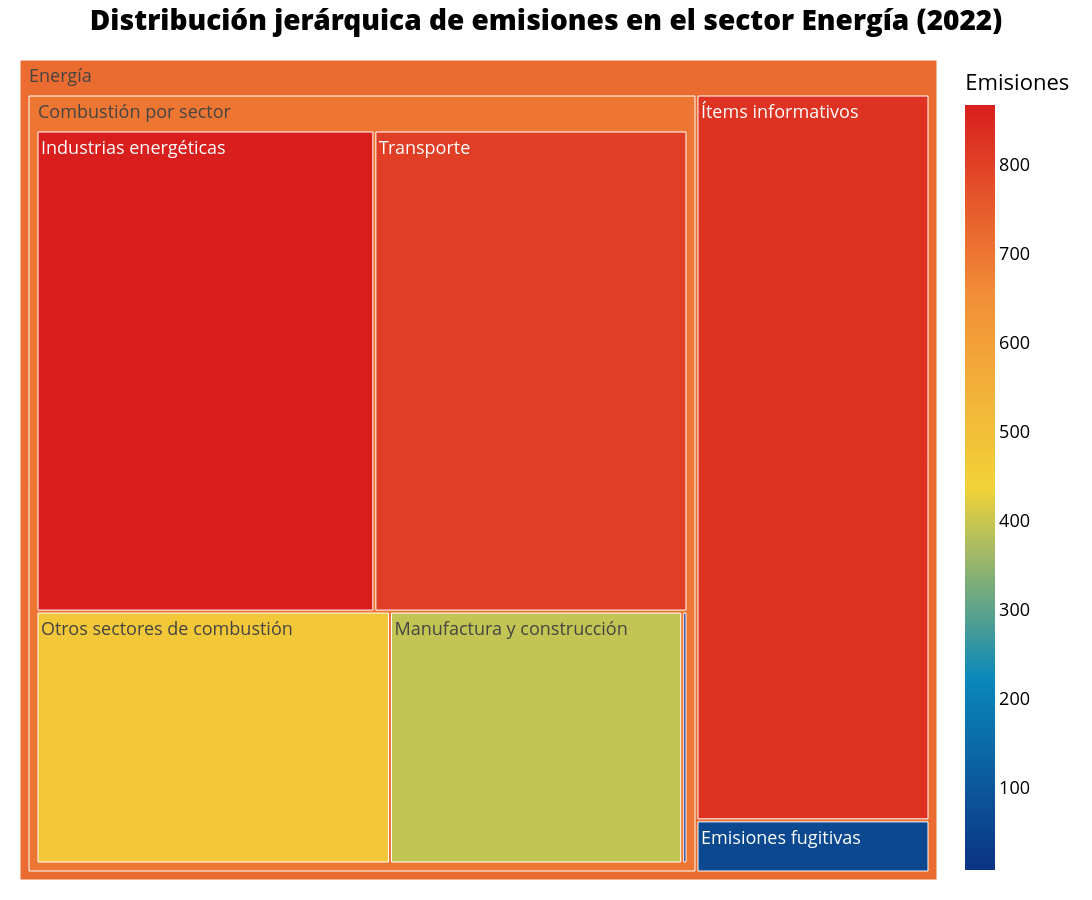

The code cell stored with this chart in its notebook:
### Markdown cell above
#### __¿Cómo se distribuyen las emisiones de gases de efecto invernadero dentro del sector Energía en 2022?__

### Code cell
df_2022 = df_greenhouse_gases[df_greenhouse_gases['Años'] == 2022]

# Categorías directas de 'Energía' (nivel 2)
energy_categories = {
    'Combustibles__emisiones_fugitivas': 'Energía',
    'Ítems_informativos': 'Energía'}

# Subcategorías bajo 'Combustión por sector' (nivel 3)
combustion_subcategories = {
    'Combustión_en_el_transporte': 'Combustión por sector',
    'Combustión_en_las_industrias_energéticas': 'Combustión por sector',
    'Combustión_en_manufactura_y_construcción': 'Combustión por sector',
    'Otros_sectores_de_combustión': 'Combustión por sector',
    'Otros_sectores_de_combustión_n.c.p.': 'Combustión por sector'}

# Construcción de registros jerárquicos
data_rows = []

# Nivel 2: Categorías directas de energías
for col, parent in energy_categories.items():
    value = df_2022[col].values[0]
    data_rows.append({
        'Nivel1': parent,
        'Nivel2': col,
        'Nivel3': None,
        'Emisiones': value})

# Nivel 3: Subcategorías de combustión
for col, parent in combustion_subcategories.items():
    value = df_2022[col].values[0]
    data_rows.append({
        'Nivel1': 'Energía',
        'Nivel2': parent,
        'Nivel3': col,
        'Emisiones': value})

# Crear DataFrame
df_plot = pd.DataFrame(data_rows)

# Mapeo de nombres más amigables
rename_map = {
    'Combustión_en_el_transporte': 'Transporte',
    'Combustión_en_las_industrias_energéticas': 'Industrias energéticas',
    'Combustión_en_manufactura_y_construcción': 'Manufactura y construcción',
    'Otros_sectores_de_combustión': 'Otros sectores de combustión',
    'Otros_sectores_de_combustión_n.c.p.': 'Otros sectores n.c.p.',
    'Combustibles__emisiones_fugitivas': 'Emisiones fugitivas',
    'Ítems_informativos': 'Ítems informativos'}
df_plot.replace(rename_map, inplace=True)

fig = px.treemap(
    df_plot,
    path=['Nivel1', 'Nivel2', 'Nivel3'],
    values='Emisiones',
    color='Emisiones',
    color_continuous_scale='Portland',
    title='Distribución jerárquica de emisiones en el sector Energía (2022)')

fig.update_layout(
    width=1600,
    height=900,
    margin=dict(t=60, l=20, r=20, b=20),
    font=dict(size=18, color='black'),
    title=dict(
        font=dict(size=28, color='black', weight=800),
        x=0.5, xanchor='center'))

fig.show()

### Figure 1 — Plotly figure (JSON) as saved in the notebook; plotly's stock layout.template omitted (floating-point values rounded to 4 significant figures)
{"data": [{"branchvalues": "total", "customdata": [[803.3], [866.7], [392.6], [474.8], [7.04], [59.4], [826.8], [698.0], [718.0]], "domain": {"x": [0, 1], "y": [0, 1]}, "hovertemplate": "labels=%{label}<br>Emisiones_sum=%{value}<br>parent=%{parent}<br>id=%{id}<br>Emisiones=%{color}<extra></extra>", "ids": ["Energía/Combustión por sector/Transporte", "Energía/Combustión por sector/Industrias energéticas", "Energía/Combustión por sector/Manufactura y construcción", "Energía/Combustión por sector/Otros sectores de combustión", "Energía/Combustión por sector/Otros sectores n.c.p.", "Energía/Emisiones fugitivas", "Energía/Ítems informativos", "Energía/Combustión por sector", "Energía"], "labels": ["Transporte", "Industrias energéticas", "Manufactura y construcción", "Otros sectores de combustión", "Otros sectores n.c.p.", "Emisiones fugitivas", "Ítems informativos", "Combustión por sector", "Energía"], "marker": {"coloraxis": "coloraxis", "colors": [803.3, 866.7, 392.6, 474.8, 7.04, 59.4, 826.8, 698.0, 718.0]}, "name": "", "parents": ["Energía/Combustión por sector", "Energía/Combustión por sector", "Energía/Combustión por sector", "Energía/Combustión por sector", "Energía/Combustión por sector", "Energía", "Energía", "Energía", ""], "type": "treemap", "values": [803.3, 866.7, 392.6, 474.8, 7.04, 59.4, 826.8, 2544.0, 3431.0]}], "layout": {"coloraxis": {"colorbar": {"title": {"text": "Emisiones"}}, "colorscale": [[0, "rgb(12,51,131)"], [0.25, "rgb(10,136,186)"], [0.5, "rgb(242,211,56)"], [0.75, "rgb(242,143,56)"], [1, "rgb(217,30,30)"]]}, "font": {"color": "black", "size": 18}, "height": 900, "legend": {"tracegroupgap": 0}, "margin": {"b": 20, "l": 20, "r": 20, "t": 60}, "title": {"font": {"color": "black", "size": 28, "weight": 800}, "text": "Distribución jerárquica de emisiones en el sector Energía (2022)", "x": 0.5, "xanchor": "center"}, "width": 1600}}
